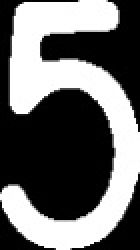
#> input picture Card_Imgs/Five.jpg, 70 x 125 px, given in place of the camera (shown 2 times larger)
$ python WithArduino.py
#> lines starting #> are read from the running program, lines starting #| are printed output that depends on the picture; after the words box and inside, x2 and y2 are one past the last pixel; in counts of white or black regions, pixels touching at a corner belong together
### VideoStream.py
# Import the necessary packages
from threading import Thread
import cv2


class VideoStream:
    """Camera object"""
    def __init__(self, resolution=(640,480),framerate=30,PiOrUSB=1,src=0):

        # Create a variable to indicate if it's a USB camera or PiCamera.
        # PiOrUSB = 1 will use PiCamera. PiOrUSB = 2 will use USB camera.
#> called with resolution = (1280, 720), framerate = 10, PiOrUSB = 2, src = 1
        self.PiOrUSB = PiOrUSB

        # [15 lines of commented-out code are left out]

        if self.PiOrUSB == 2: # USB camera
            # Initialize the USB camera and the camera image stream
            self.stream = cv2.VideoCapture(src)
            ret = self.stream.set(3,resolution[0])
            ret = self.stream.set(4,resolution[1])
            #ret = self.stream.set(5,framerate) #Doesn't seem to do anything so it's commented out

            # Read first frame from the stream
            (self.grabbed, self.frame) = self.stream.read()
#> self.frame is the input picture: shape (125, 70, 3); min 0, max 255, mean 107.6

	# Create a variable to control when the camera is stopped
        self.stopped = False

    def start(self):
	# Start the thread to read frames from the video stream
        Thread(target=self.update,args=()).start()
        return self

    def update(self):

        if self.PiOrUSB == 1: # PiCamera

            # Keep looping indefinitely until the thread is stopped
            for f in self.stream:
                # Grab the frame from the stream and clear the stream
                # in preparation for the next frame
                self.frame = f.array
                self.rawCapture.truncate(0)

                if self.stopped:
                    # Close camera resources
                    self.stream.close()
                    self.rawCapture.close()
                    self.camera.close()

        if self.PiOrUSB == 2: # USB camera

            # Keep looping indefinitely until the thread is stopped
            while True:
                # If the camera is stopped, stop the thread
                if self.stopped:
                    # Close camera resources
                    self.stream.release()
                    return

                # Otherwise, grab the next frame from the stream
                (self.grabbed, self.frame) = self.stream.read()

    def read(self):
		# Return the most recent frame
        return self.frame

    def stop(self):
		# Indicate that the camera and thread should be stopped
        self.stopped = True

### Cards.py
# Import necessary packages
import numpy as np
import cv2
import time

### Constants ###

# Adaptive threshold levels
BKG_THRESH = 60
CARD_THRESH = 30

# Width and height of card corner, where rank and suit are
CORNER_WIDTH = 32
CORNER_HEIGHT = 84

# Dimensions of rank train images
RANK_WIDTH = 70
RANK_HEIGHT = 125

# Dimensions of suit train images
SUIT_WIDTH = 70
SUIT_HEIGHT = 100

RANK_DIFF_MAX = 2000
SUIT_DIFF_MAX = 700

CARD_MAX_AREA = 120000
CARD_MIN_AREA = 25000

font = cv2.FONT_HERSHEY_SIMPLEX

### Structures to hold query card and train card information ###

class Query_card:
    """Structure to store information about query cards in the camera image."""

    # [12 lines left out: function __init__, not called in this run]

class Train_ranks:
    """Structure to store information about train rank images."""

    def __init__(self):
        self.img = [] # Thresholded, sized rank image loaded from hard drive
        self.name = "Placeholder"

class Train_suits:
    """Structure to store information about train suit images."""

    def __init__(self):
        self.img = [] # Thresholded, sized suit image loaded from hard drive
        self.name = "Placeholder"

### Functions ###
def load_ranks(filepath):
    """Loads rank images from directory specified by filepath. Stores
    them in a list of Train_ranks objects."""
#> called with filepath = 'Card_Imgs/'

    train_ranks = []
    i = 0

    for Rank in ['Ace','Two','Three','Four','Five','Six','Seven',
                 'Eight','Nine','Ten','Jack','Queen','King']:
        train_ranks.append(Train_ranks())
        train_ranks[i].name = Rank
        filename = Rank + '.jpg'
        train_ranks[i].img = cv2.imread(filepath+filename, cv2.IMREAD_GRAYSCALE)
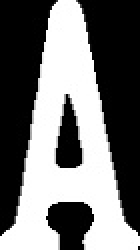
#> input picture Card_Imgs/Ace.jpg, 70 x 125 px (shown 2 times larger)
        i = i + 1
#> i = 1

    return train_ranks

def load_suits(filepath):
    """Loads suit images from directory specified by filepath. Stores
    them in a list of Train_suits objects."""
#> called with filepath = 'Card_Imgs/'

    train_suits = []
    i = 0

    for Suit in ['Spades','Diamonds','Clubs','Hearts']:
        train_suits.append(Train_suits())
        train_suits[i].name = Suit
        filename = Suit + '.jpg'
        train_suits[i].img = cv2.imread(filepath+filename, cv2.IMREAD_GRAYSCALE)
        i = i + 1
#> i = 1

    return train_suits

# [284 lines left out: functions preprocess_image, find_cards, preprocess_card, match_card, draw_results, flattener, not called in this run]

### WithArduino.py
import cv2
import time
import numpy as np
import os
import Cards
import VideoStream
from collections import defaultdict
import serial

# Global constants and shared variables
IM_WIDTH = 1280
IM_HEIGHT = 720
FRAME_RATE = 10
FONT = cv2.FONT_HERSHEY_SIMPLEX
CAMERA_INDEX = 1  # Set your camera index here (0 for default, 1 for external)

train_ranks = None
train_suits = None

# HiLo strategy-related variables
running_count = 0
decks_remaining = 2

# Initialize video stream
videostream = VideoStream.VideoStream((IM_WIDTH, IM_HEIGHT), FRAME_RATE, 2, CAMERA_INDEX).start()
time.sleep(1)

# Load rank and suit training images
path = os.path.dirname(os.path.abspath(__file__))
train_ranks = Cards.load_ranks(path + '/Card_Imgs/')
train_suits = Cards.load_suits(path + '/Card_Imgs/')

# Initialize Arduino connection
arduino = serial.Serial(port='COM11', baudrate=9600, timeout=1)  # Adjust 'COM3' to your port


# [116 lines left out: functions calculate_card_value, get_action, get_bet_amount, detect_cards, get_best_cards, send_action_signal and 1 more, not called in this run]


def main():
    global running_count

    print("Blackjack HiLo Strategy Assistant")
    print("Press 's' to start detecting cards or 'q' to quit.")

    while True:
        image = videostream.read()
        cv2.putText(image, "Press 's' to scan cards or 'q' to quit.", (10, 26), FONT, 0.7, (255, 0, 255), 2, cv2.LINE_AA)
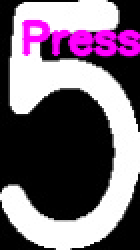
#> image: shape (125, 70, 3) (shown 2 times larger); 8.81% of pixels changed, all inside (x1, y1, x2, y2) = (10, 9, 70, 29); drawn as B, G, R
        cv2.imshow("Card Detector", image)
        key = cv2.waitKey(1) & 0xFF
#> (key q is pressed here)

        if key == ord('s'):
            print("\nStarting 10-second scan...")
            player_cards, dealer_cards = detect_cards()

            if not player_cards or not dealer_cards:
                print("No cards detected. Try again.")
                continue

            dealer_card = dealer_cards[0]
            print(f"Player Cards: {player_cards}")
            print(f"Dealer Card: {dealer_card}")

            for card in player_cards:
                running_count += calculate_card_value(card)
            running_count += calculate_card_value(dealer_card)

            true_count = running_count / decks_remaining
            print(f"\nCurrent Running Count: {running_count}")
            print(f"True Count: {true_count:.2f}")

            bet_units = get_bet_amount(true_count)
            print(f"Suggested Bet: {bet_units} unit(s)")

            player_total = sum([10 if card in ['J', 'Q', 'K'] else (11 if card == 'A' else int(card)) for card in player_cards])
            ace_count = player_cards.count('A')
            while player_total > 21 and ace_count > 0:
                player_total -= 10
                ace_count -= 1

            action = get_action(player_total, dealer_card, true_count)
            print(f"Player Total: {player_total}")
            print(f"Recommended Action: {action}")

            # Send signals to Arduino
            send_action_signal(action)
            send_bet_signal(bet_units)

            print("\nPress 's' to start a new round or 'q' to quit.")

        elif key == ord('q'):
            print("Exiting...")
            break

    cv2.destroyAllWindows()
    videostream.stop()
    arduino.close()


if __name__ == "__main__":
    main()
